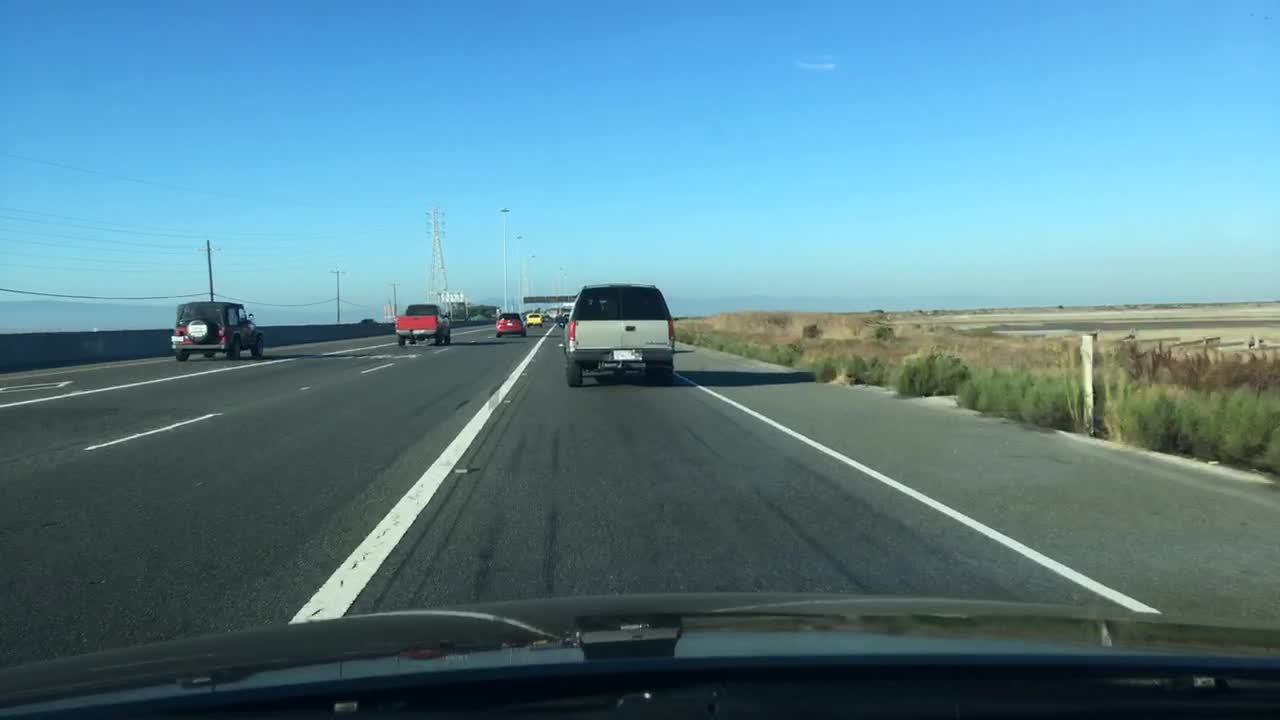
#> input picture inputs/image01.jpg, 1280 x 720 px, given in place of video01.mp4, which was not available
$ python sample_hough_transform.py
#> lines starting #> are read from the running program, lines starting #| are printed output that depends on the picture; after the words box and inside, x2 and y2 are one past the last pixel; in counts of white or black regions, pixels touching at a corner belong together; pictures that were not available may be replaced by others from this repository, and a replacement may not be noted
import numpy as np
import cv2

def FindEdge(image, kernel_size=5, threshold_low=100, threshold_high=200):
    image = cv2.GaussianBlur(image, (kernel_size, kernel_size), 0)
    image = cv2.Canny(image, threshold_low, threshold_high)
    return image


def region_of_interest(image):
    height = image.shape[0]
    weight = image.shape[1]
    polygon = np.array([[(int(weight * 0), height),
                         (int(weight * 0.45), int(height * 0.65)),
                         (int(weight * 0.55), int(height * 0.65)),
                         (int(weight * 1), height)]])
    mask = np.zeros_like(image)
    cv2.fillPoly(mask, polygon, 255)
    masked_image = cv2.bitwise_and(image, mask)
    return masked_image


def display_lines(image, lines):
    weight = image.shape[1]
    line_image = np.zeros_like(image)
    if lines is not None:
        for line in lines:
            x1, y1, x2, y2 = line.reshape(4)
            slope = (y2 - y1) / (x2 - x1 + 1e-7)
            if slope > 0.1:
                if x1 > int(weight * 0.55):
                    cv2.line(line_image, (x1, y1), (x2, y2), (255, 0, 0), 5)
            elif slope < -0.1:
                if x1 < int(weight * 0.45):
                    cv2.line(line_image, (x1, y1), (x2, y2), (0, 0, 255), 5)
    return line_image


def make_coordinates(image, line_parameters):
    slope, intercept = line_parameters
    y1 = image.shape[0]
    y2 = int(y1 * (3 / 5))
    x1 = int((y1 - intercept) / slope)
    x2 = int((y2 - intercept) / slope)
    return np.array([x1, y1, x2, y2])


def average_slope_intercept(image, lines):
    weight = image.shape[1]
    left_fit = []
    right_fit = []
    if lines is not None:
        for line in lines:
            x1, y1, x2, y2 = line.reshape(4)
            parameters = np.polyfit((x1, x2), (y1, y2), 1)
            slope = parameters[0]
            intercept = parameters[1]
            if slope < -0.1 and slope > -1:
                if x1 < int(weight * 0.45):
                    left_fit.append((slope, intercept))
            elif slope > 0.1 and slope < 1:
                if x1 > int(weight * 0.55):
                    right_fit.append((slope, intercept))

        lines = []
        if left_fit:
            left_fit_average = np.average(left_fit, axis=0)
            left_line = make_coordinates(image, left_fit_average)
            lines.append(left_line)

        if right_fit:
            right_fit_average = np.average(right_fit, axis=0)
            right_line = make_coordinates(image, right_fit_average)
            lines.append(right_line)

        return np.array(lines)
    else:
        return lines


def lane_detection(image):
    gray = cv2.cvtColor(image, cv2.COLOR_BGR2GRAY)
    edge = FindEdge(gray)
    crop = region_of_interest(edge)
    lines = cv2.HoughLinesP(crop, 2, np.pi / 180, 100, np.array([]), minLineLength=40, maxLineGap=5)
    lines = average_slope_intercept(frame, lines)
    line_image = display_lines(frame, lines)
    return line_image


if __name__ == "__main__":
    video = cv2.VideoCapture("inputs/video01.mp4")

    while video.isOpened():
        is_capturing, frame = video.read()
#> frame is the input picture: shape (720, 1280, 3); mean B, G, R 145.6, 131.2, 89.3

        if is_capturing:
            frame = cv2.resize(frame, None, fx=1, fy=1)

            line_image = lane_detection(frame)
#> in lane_detection, `gray = cv2.cvtColor(image, cv2.COLOR_BGR2GRAY)`:
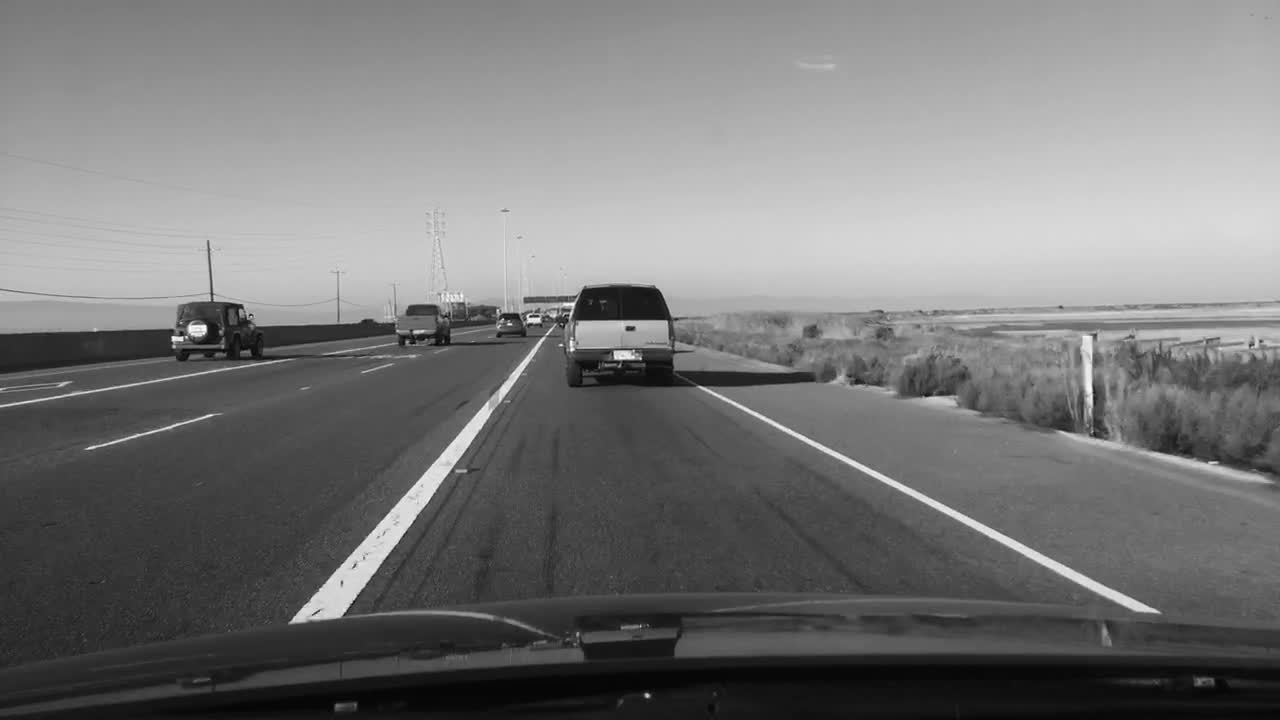
#> gray: shape (720, 1280); min 3, max 252, mean 120.3
#> in FindEdge, `image = cv2.Canny(image, threshold_low, threshold_high)`:
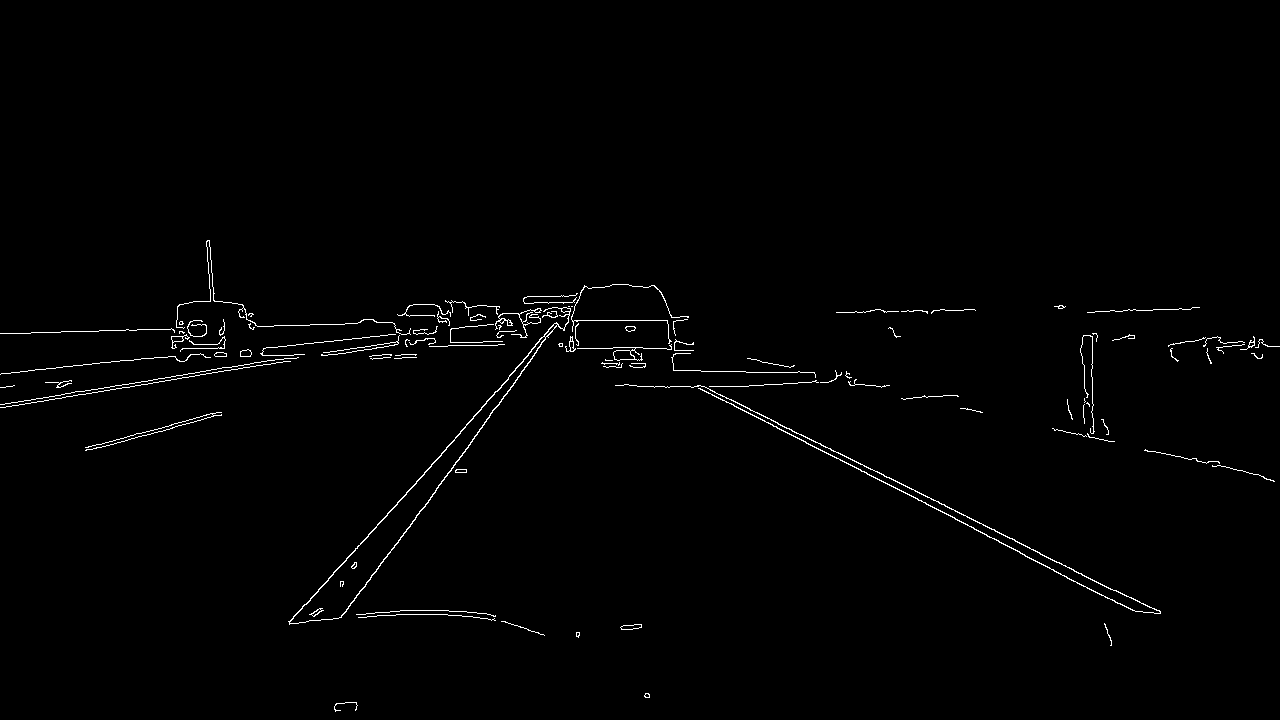
#> image: shape (720, 1280); 1% white in thin lines or dots, all inside (x1, y1, x2, y2) = (0, 240, 1280, 712)
#> in region_of_interest, `cv2.fillPoly(mask, polygon, 255)`:
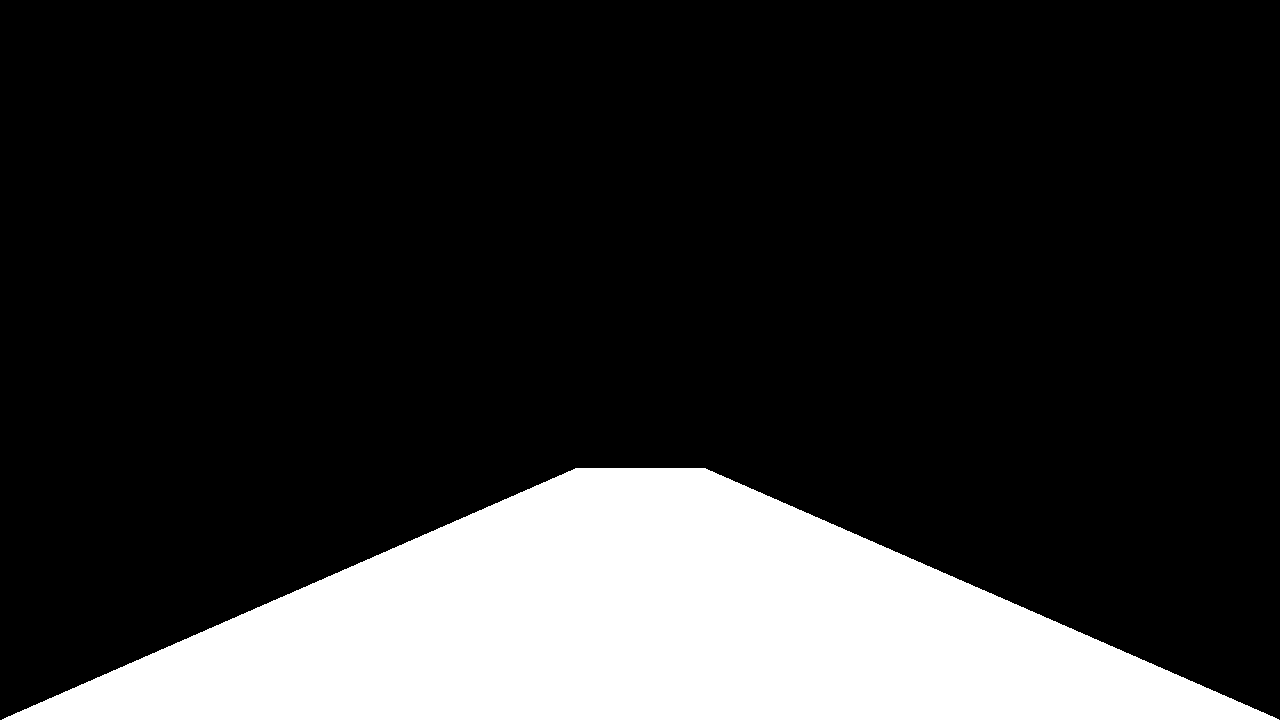
#> mask: shape (720, 1280); 19.3% white; 1 white region, box (x1, y1, x2, y2) and area: (2, 468, 1279, 720) 177479
#> in region_of_interest, `masked_image = cv2.bitwise_and(image, mask)`:
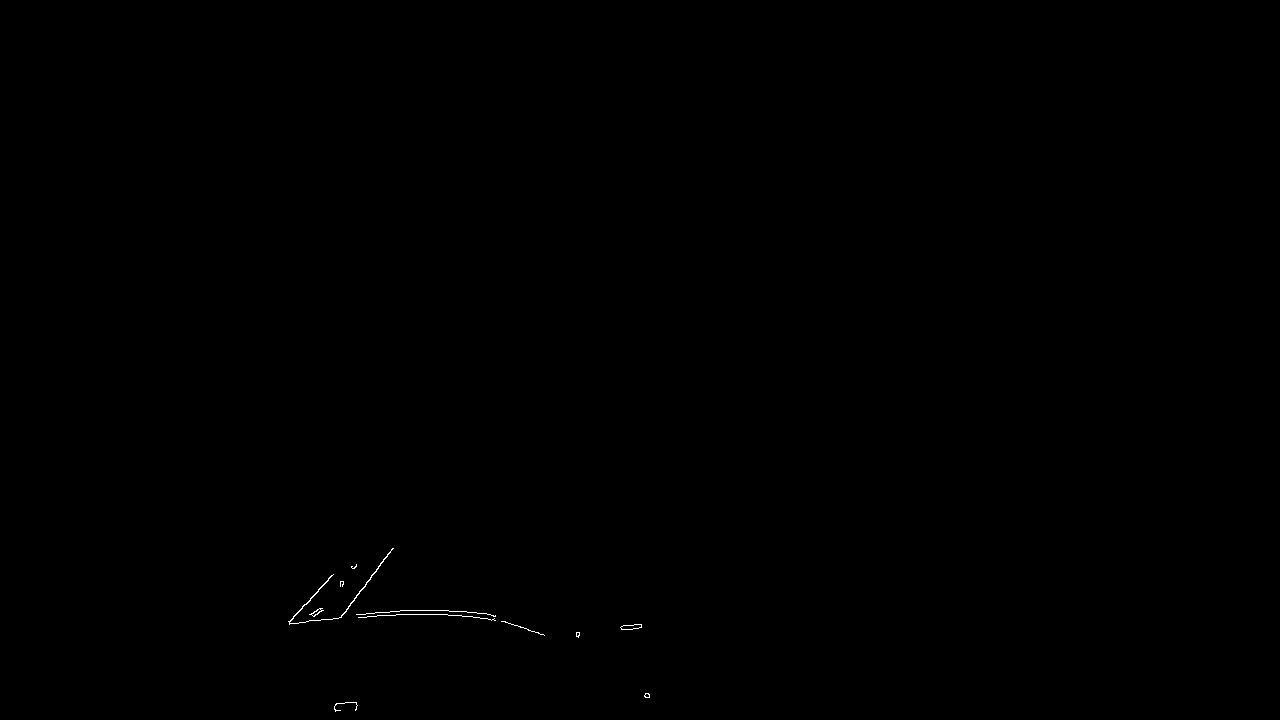
#> masked_image: shape (720, 1280); 0.09% white in thin lines or dots, all inside (x1, y1, x2, y2) = (288, 548, 650, 712)
#> in lane_detection, `lines = cv2.HoughLinesP(crop, 2, np.pi / 180, 100, np.array([]), minLi..`: lines = [[377, 615, 447, 614], [363, 614, 403, 610]]
#> the loop in average_slope_intercept, `for line in lines:` made 2 passes
#> (x1, y1, x2, y2, slope, intercept) on passes 1 to 2: (377, 615, 447, 614, -0.0143, 620.4), (363, 614, 403, 610, -0.1, 650.3)
#> after the loop in average_slope_intercept, `for line in lines:`: left_fit = [(-0.1, 650.3)]; right_fit = []
#> in average_slope_intercept, `left_fit_average = np.average(left_fit, axis=0)`: left_fit_average = [-0.1, 650.3]
#> in make_coordinates, `slope, intercept = line_parameters`: slope = -0.1; intercept = 650.3
#> in make_coordinates, `x1 = int((y1 - intercept) / slope)`: x1 = -696
#> in make_coordinates, `x2 = int((y2 - intercept) / slope)`: x2 = 2182
#> in average_slope_intercept, `left_line = make_coordinates(image, left_fit_average)`: left_line = [-696, 720, 2182, 432]
#> in lane_detection, `lines = average_slope_intercept(frame, lines)`: lines = [[-696, 720, 2182, 432]]
#> the loop in display_lines, `for line in lines:` made 1 pass
#> (x1, y1, x2, y2, slope) on pass 1: (-696, 720, 2182, 432, -0.1)
            final_image = cv2.addWeighted(line_image, 0.8, frame, 1, 0)

            cv2.imshow("frame", final_image)

            if cv2.waitKey(25) & 0xFF == ord('q'):
#> (key q is pressed here)
                break
        else:
            break

    video.release()
    cv2.destroyAllWindows()

$ run again, on inputs/image02.jpg
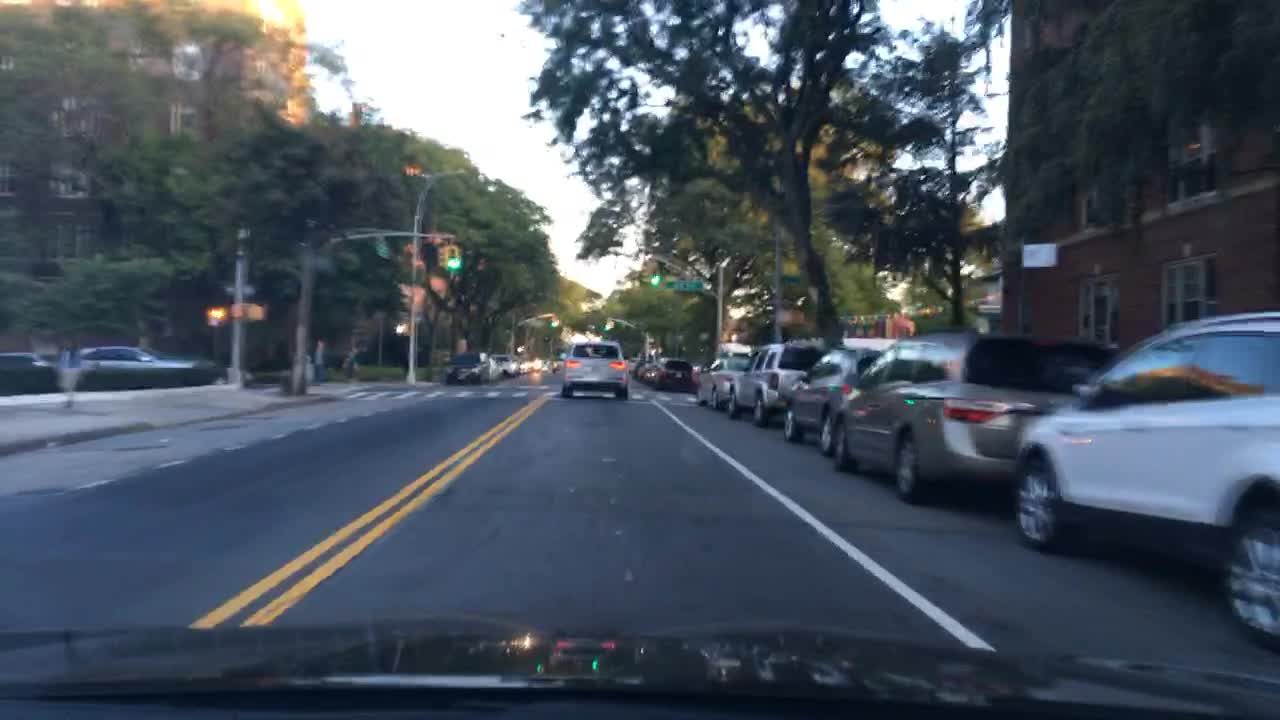
#> input picture inputs/image02.jpg, 1280 x 720 px, given in place of video01.mp4, which was not available
#> frame is the input picture: shape (720, 1280, 3); mean B, G, R 94.5, 82.5, 72.3
#> in FindEdge, `image = cv2.Canny(image, threshold_low, threshold_high)`:
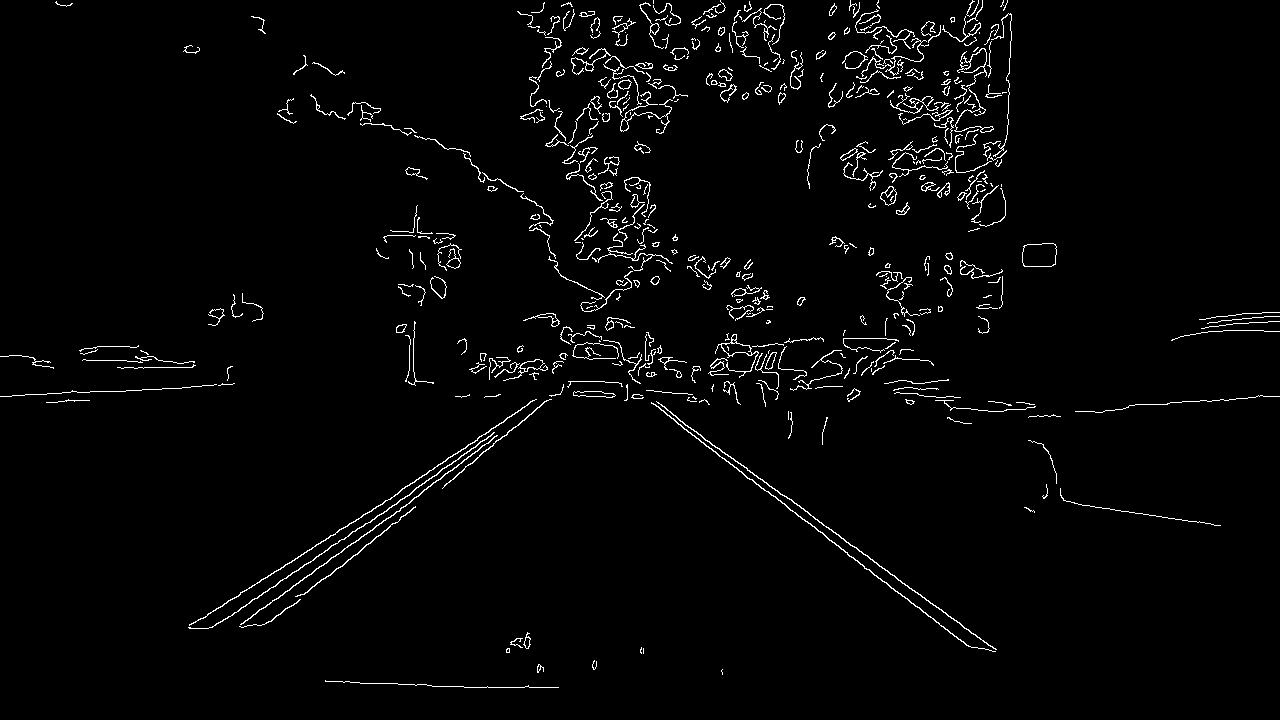
#> image: shape (720, 1280); 2.4% white in thin lines or dots
#> mask: shape (720, 1280); 19.3% white; 1 white region, box (x1, y1, x2, y2) and area: (2, 468, 1279, 720) 177479
#> in region_of_interest, `masked_image = cv2.bitwise_and(image, mask)`:
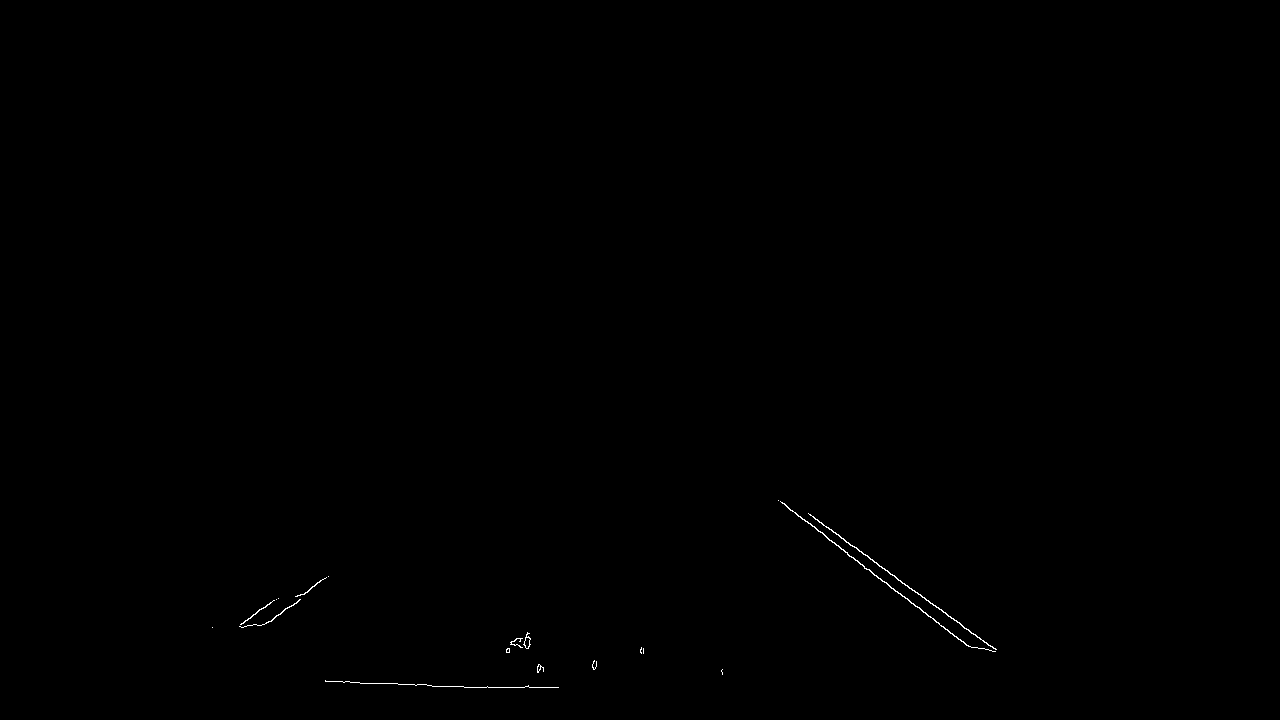
#> masked_image: shape (720, 1280); 0.14% white in thin lines or dots, all inside (x1, y1, x2, y2) = (212, 500, 997, 688)
#> in lane_detection, `lines = cv2.HoughLinesP(crop, 2, np.pi / 180, 100, np.array([]), minLi..`: lines = [[778, 500, 898, 593], [808, 513, 996, 649], [343, 682, 391, 683], [807, 521, 966, 645], [515, 687, 558, 687]]
#> the loop in average_slope_intercept, `for line in lines:` made 5 passes
#> (x1, y1, x2, y2, slope, intercept) on passes 1 to 5: (778, 500, 898, 593, 0.775, -103), (808, 513, 996, 649, 0.723, -71.51), (343, 682, 391, 683, 0.0208, 674.9), (807, 521, 966, 645, 0.78, -108.4), (515, 687, 558, 687, -8.38e-16, 687)
#> after the loop in average_slope_intercept, `for line in lines:`: left_fit = []; right_fit = [(0.775, -103), (0.723, -71.51), (0.78, -108.4)]
#> right_fit_average = [0.759, -94.27]
#> in make_coordinates, `slope, intercept = line_parameters`: slope = 0.759; intercept = -94.27
#> in make_coordinates, `x1 = int((y1 - intercept) / slope)`: x1 = 1072
#> in make_coordinates, `x2 = int((y2 - intercept) / slope)`: x2 = 692
#> right_line = [1072, 720, 692, 432]
#> in lane_detection, `lines = average_slope_intercept(frame, lines)`: lines = [[1072, 720, 692, 432]]
#> the loop in display_lines, `for line in lines:` made 1 pass
#> (x1, y1, x2, y2, slope) on pass 1: (1072, 720, 692, 432, 0.758)
